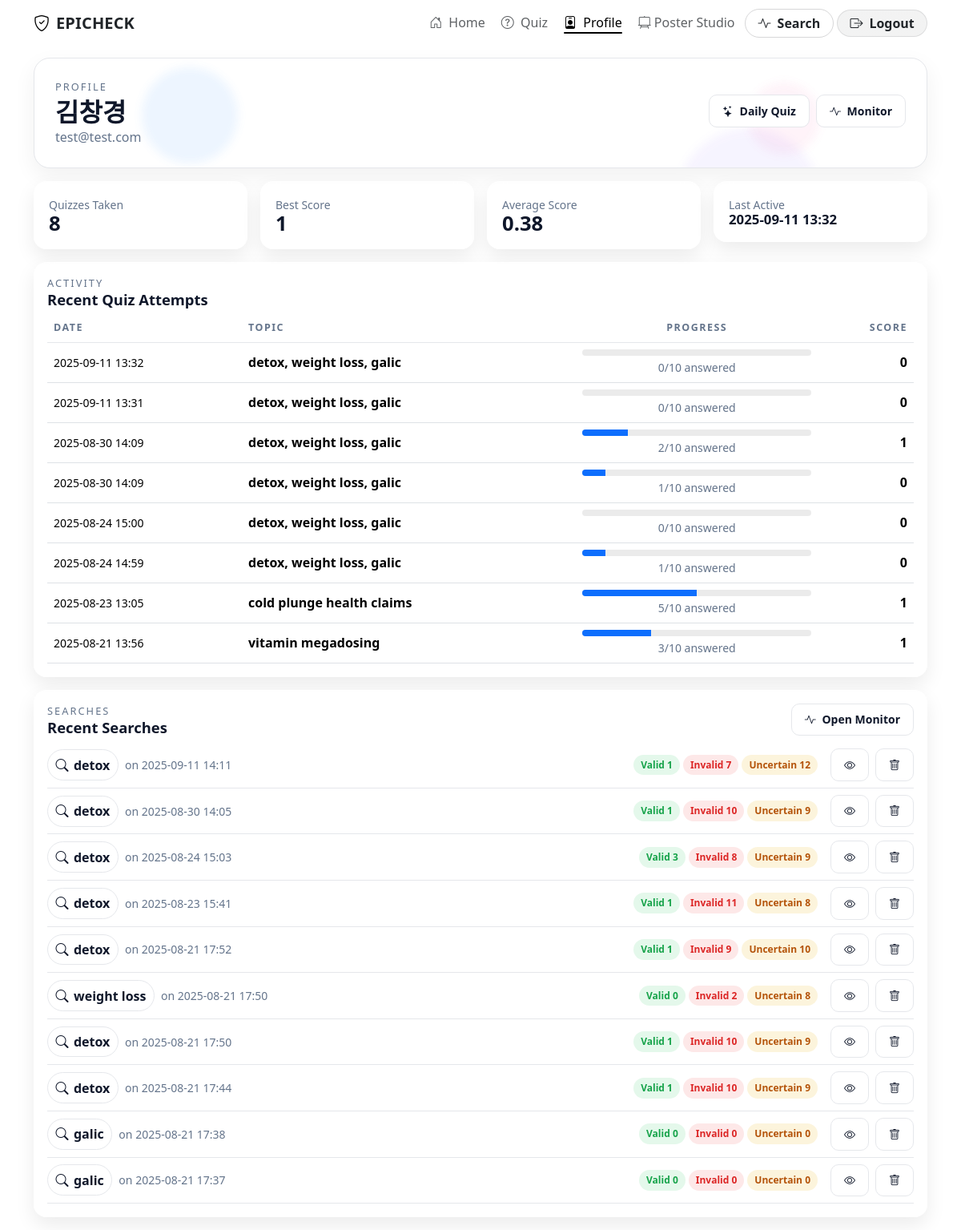
Screenshot of /profile (signed in) with the database file from the repository.
### tables this page shows
CREATE TABLE users (
            id            INTEGER PRIMARY KEY AUTOINCREMENT,
            name          TEXT,
            email         TEXT NOT NULL UNIQUE,
            password_hash TEXT NOT NULL,
            created_at    TEXT NOT NULL
        );

CREATE TABLE quiz_attempts (
            id         INTEGER PRIMARY KEY AUTOINCREMENT,
            quiz_id    INTEGER NOT NULL,
            user_id    INTEGER,                     -- null for anonymous
            anon_id    TEXT,                        -- per-session token for anonymous
            started_at TEXT NOT NULL,
            finished_at TEXT,
            score      INTEGER NOT NULL DEFAULT 0,
            FOREIGN KEY (quiz_id) REFERENCES quizzes(id) ON DELETE CASCADE,
            FOREIGN KEY (user_id) REFERENCES users(id) ON DELETE SET NULL
        );

CREATE TABLE quizzes (
            id         INTEGER PRIMARY KEY AUTOINCREMENT,
            topic      TEXT NOT NULL,
            is_daily   INTEGER NOT NULL DEFAULT 0,  -- 1 for daily quiz
            created_at TEXT NOT NULL
        );

CREATE TABLE searches (
            id          INTEGER PRIMARY KEY AUTOINCREMENT,
            keywords    TEXT NOT NULL,
            sources     TEXT NOT NULL,      -- comma-separated list (e.g., "youtube,reddit")
            created_at  TEXT NOT NULL       -- ISO 8601 UTC
        , user_id INTEGER);

### app.py (the view)
@app.route("/profile")
@login_required
def profile():
    db = get_db()
    user_id = g.user["id"]
    attempts = db.execute(
        """
        SELECT
          qa.id            AS attempt_id,
          qa.quiz_id,
          qa.score,
          qa.started_at,
          qa.finished_at,
          q.topic,
          q.is_daily,
          (SELECT COUNT(*) FROM quiz_items WHERE quiz_id = qa.quiz_id) AS total_items,
          (SELECT COUNT(*) FROM quiz_answers WHERE attempt_id = qa.id) AS answered
        FROM quiz_attempts qa
        JOIN quizzes q ON q.id = qa.quiz_id
        WHERE qa.user_id = ?
        ORDER BY qa.started_at DESC
        LIMIT 10
        """,
        (user_id,)
    ).fetchall()
    stats = db.execute(
        """
        SELECT
          COUNT(*)                 AS total_quizzes,
          COALESCE(AVG(score), 0)  AS avg_score,
          COALESCE(MAX(score), 0)  AS best_score,
          MAX(started_at)          AS last_active
        FROM quiz_attempts
        WHERE user_id = ?
        """,
        (user_id,)
    ).fetchone() or {"total_quizzes": 0, "avg_score": 0, "best_score": 0, "last_active": None}
    searches = db.execute(
        """
        SELECT s.id, s.keywords, s.sources, s.created_at,
               SUM(CASE WHEN p.verdict='valid' THEN 1 ELSE 0 END)     AS valid_count,
               SUM(CASE WHEN p.verdict='invalid' THEN 1 ELSE 0 END)   AS invalid_count,
               SUM(CASE WHEN p.verdict='uncertain' THEN 1 ELSE 0 END) AS uncertain_count
        FROM searches s
        LEFT JOIN posts p ON p.search_id = s.id
        WHERE s.user_id = ?
        GROUP BY s.id
        ORDER BY s.id DESC
        LIMIT 10
        """,
        (user_id,)
    ).fetchall()
    per_topic = db.execute(
        """
        SELECT qi.topic,
               COUNT(*)            AS answered,
               SUM(qa.correct)     AS correct
        FROM quiz_answers qa
        JOIN quiz_items   qi ON qi.id   = qa.item_id
        JOIN quiz_attempts qatt ON qatt.id = qa.attempt_id
        WHERE qatt.user_id = ?
        GROUP BY qi.topic
        ORDER BY answered DESC
        LIMIT 20
        """,
        (user_id,)
    ).fetchall()
    return render_template(
        "profile.html",
        is_guest=False,
        user=g.user,
        stats=dict(stats),
        attempts=[dict(r) for r in attempts],
        searches=[dict(r) for r in searches],
        per_topic=[dict(r) for r in per_topic],
    )

### app.py (called while the page is built)
def _parse_iso_any(value):
    if isinstance(value, datetime):
        dt = value
    else:
        s = str(value or "").strip()
        try:
            dt = datetime.fromisoformat(s.replace("Z", "+00:00"))
        except Exception:
            try:
                dt = datetime.strptime(s, "%Y-%m-%d %H:%M:%S")
            except Exception:
                return None
    if dt.tzinfo is None:
        dt = dt.replace(tzinfo=timezone.utc)
    else:
        dt = dt.astimezone(timezone.utc)
    return dt

@app.template_filter("dt")
def jinja_dt(value, fmt="%Y-%m-%d %H:%M"):
    dt = _parse_iso_any(value)
    if not dt:
        return "" if value in (None, "") else str(value)
    try:
        local = dt.astimezone(ZoneInfo(APP_TZ))
    except Exception:
        local = dt
    return local.strftime(fmt)

def get_db():
    if "db" not in g:
        g.db = sqlite3.connect(DB_PATH, detect_types=sqlite3.PARSE_DECLTYPES)
        g.db.row_factory = sqlite3.Row
    return g.db

@app.before_request
def load_current_user():
    uid = session.get("user_id")
    if uid:
        g.user = get_db().execute("SELECT * FROM users WHERE id = ?", (uid,)).fetchone()
    else:
        g.user = None

@app.context_processor
def inject_user():
    return {"current_user": g.user}

def login_required(fn):
    @wraps(fn)
    def wrapper(*args, **kwargs):
        if not g.user:
            return redirect(url_for("login", next=request.path))
        return fn(*args, **kwargs)
    return wrapper

### templates/profile.html (shortened to what this page needs)
{% extends "nav.html" %}
{% block content %}
<section class="container my-3">
  <div class="dash-hero">
    <div class="hero-bg-particles"><span></span><span></span></div>
    <div class="head">
      <div class="eyebrow">Profile</div>
      <div class="d-flex flex-wrap align-items-center justify-content-between">
        <h2 class="page-title mb-0">
          {{ 'Guest Dashboard' if is_guest else (user.name or 'Your Dashboard') }}
        </h2>
        <div class="d-flex align-items-center gap-2">
          <a class="btn btn-clean btn-sm" href="{{ url_for('quiz_daily') }}"><i class="bi bi-stars me-1"></i> Daily Quiz</a>
          <a class="btn btn-clean btn-sm" href="{{ url_for('monitor') }}"><i class="bi bi-activity me-1"></i> Monitor</a>
        </div>
      </div>
      <p class="kicker mb-0">
        {{ 'You are viewing a guest session (scores saved to this browser).' if is_guest else (user.email or '') }}
      </p>
    </div>
  </div>
</section>
<section class="container my-3">
  <div class="row g-3">
    <div class="col-12 col-md-3">
      <div class="glass stat-card">
        <div class="muted small">Quizzes Taken</div>
        <div class="stat-k">{{ stats.total_quizzes or 0 }}</div>
      </div>
    </div>
    <div class="col-12 col-md-3">
      <div class="glass stat-card">
        <div class="muted small">Best Score</div>
        <div class="stat-k">{{ (stats.best_score or 0) }}</div>
      </div>
    </div>
    <div class="col-12 col-md-3">
      <div class="glass stat-card">
        <div class="muted small">Average Score</div>
        <div class="stat-k">{{ (stats.avg_score or 0)|round(2) }}</div>
      </div>
    </div>
    <div class="col-12 col-md-3">
      <div class="glass stat-card">
        <div class="muted small">Last Active</div>
        <div class="stat-k" style="font-size:1.05rem;">
          {{ (stats.last_active|dt) if stats.last_active else '—' }}
        </div>
      </div>
    </div>
  </div>
</section>
<section class="container my-3">
  <div class="glass p-3">
    <div class="d-flex align-items-center justify-content-between">
      <div class="head mb-0">
        <div class="eyebrow">Activity</div>
        <h3 class="page-title" style="font-size:1.15rem; margin:0;">Recent Quiz Attempts</h3>
      </div>
    </div>
    <div class="table-responsive mt-2">
      <table class="table align-middle mb-0">
        <thead>
          <tr>
            <th>Date</th>
            <th>Topic</th>
            <th class="text-center">Progress</th>
            <th class="text-end">Score</th>
          </tr>
        </thead>
        <tbody>
          {% if attempts %}
            {% for a in attempts %}
            <tr>
              <td class="small">{{ a.started_at|dt }}</td>
              <td class="fw-semibold">{{ a.topic }}</td>
              <td class="text-center" style="min-width:160px;">
                {% set total = a.total_items or 0 %}
                {% set ans = a.answered or 0 %}
                {% set pct = (ans / total * 100) if total>0 else 0 %}
                <div class="progress">
                  <div class="progress-bar" role="progressbar" style="width: {{ pct|round(0) }}%"></div>
                </div>
                <div class="small muted mt-1">{{ ans }}/{{ total }} answered</div>
              </td>
              <td class="text-end fw-bold">{{ a.score }}</td>
            </tr>
            {% endfor %}
          {% else %}
            <tr><td colspan="5" class="text-center text-muted py-4">No attempts yet.</td></tr>
          {% endif %}
        </tbody>
      </table>
    </div>
  </div>
</section>
<section class="container my-3">
  <div class="glass p-3">
    <div class="d-flex align-items-center justify-content-between">
      <div class="head mb-0">
        <div class="eyebrow">Searches</div>
        <h3 class="page-title" style="font-size:1.15rem; margin:0;">Recent Searches</h3>
      </div>
      <a class="btn btn-clean btn-sm" href="{{ url_for('monitor') }}"><i class="bi bi-activity me-1"></i> Open Monitor</a>
    </div>
    <div class="mt-2">
      {% if searches %}
        {% for s in searches %}
         <div class="d-flex flex-wrap align-items-center justify-content-between py-2 border-bottom"
     style="border-color:var(--line) !important;"
     data-search-row="{{ s.id }}">
  <div class="d-flex align-items-center gap-2">
    <span class="kw-chip"><i class="bi bi-search"></i> {{ s.keywords }}</span>
    <span class="small muted">on {{ s.created_at|dt }}</span>
  </div>
  <div class="d-flex align-items-center gap-2">
    <div class="d-flex align-items-center gap-1 me-2">
      <span class="mini-pill p-valid">Valid {{ s.valid_count or 0 }}</span>
      <span class="mini-pill p-invalid">Invalid {{ s.invalid_count or 0 }}</span>
      <span class="mini-pill p-uncertain">Uncertain {{ s.uncertain_count or 0 }}</span>
    </div>
    <button type="button"
            class="btn btn-clean btn-sm"
            data-view-search="{{ s.id }}"
            title="View saved posts"
            aria-label="View saved posts">
      <i class="bi bi-eye"></i>
    </button>
    <button type="button"
            class="btn btn-clean btn-sm"
            data-delete-search="{{ s.id }}"
            title="Delete this search"
            aria-label="Delete this search">
      <i class="bi bi-trash"></i>
    </button>
  </div>
</div>
        {% endfor %}
      {% else %}
        <div class="text-center text-muted py-4">No searches yet.</div>
      {% endif %}
    </div>
  </div>
</section>
{% endblock %}

### templates/nav.html (shortened to what this page needs)
<!doctype html>
<html lang="en" data-bs-theme="light">
<head>
  <link href="https://cdn.jsdelivr.net/npm/bootstrap@5.3.3/dist/css/bootstrap.min.css" rel="stylesheet">
  <link href="https://cdn.jsdelivr.net/npm/bootstrap-icons@1.11.3/font/bootstrap-icons.css" rel="stylesheet">
  <link href="https://cdn.jsdelivr.net/npm/aos@2.3.4/dist/aos.css" rel="stylesheet">
</head>
<body>
  {% set ep = request.endpoint or '' %}
  <nav class="navbar navbar-expand-lg navbar-modern" id="siteNav">
    <div class="container">
      <a class="navbar-brand d-flex align-items-center gap-2" href="{{ url_for('index') }}">
        <i class="bi bi-shield-check"></i>
        <span class="brand-grad">EPICHECK</span>
      </a>
      <div class="collapse navbar-collapse justify-content-end" id="navMain">
        <ul class="navbar-nav ms-auto align-items-lg-center gap-lg-1">
          <li class="nav-item">
            <a class="nav-link {{ 'active' if ep == 'index' else '' }}" href="{{ url_for('index') }}">
              <i class="bi bi-house-door me-1"></i> Home
            </a>
          </li>
          <li class="nav-item">
            <a class="nav-link {{ 'active' if ep in ['quiz','quiz_daily'] else '' }}" href="{{ url_for('quiz_daily') }}">
              <i class="bi bi-question-circle me-1"></i> Quiz
            </a>
          </li>
          <li class="nav-item">
            <a class="nav-link {{ 'active' if ep == 'profile' else '' }}" href="{{ url_for('profile') }}">
              <i class="bi bi-person-badge me-1"></i> Profile
            </a>
          </li>
          <li class="nav-item">
            <a class="nav-link {{ 'active' if ep in [
                  'studio_home',
                  'studio_new',
                  'studio_view',
                  'studio_public'
                ] else '' }}"
               href="{{ url_for('studio_home') }}">
              <i class="bi bi-easel2"></i> Poster Studio
            </a>
          </li>
          <li class="nav-item">
            <a class="btn-monitor {{ 'is-active' if ep == 'monitor' else '' }}" href="{{ url_for('monitor') }}">
              <i class="bi bi-activity"></i><span class="d-none d-sm-inline">Search</span>
            </a>
          </li>
          {% if current_user %}
            <li class="nav-item">
              <a class="btn-logout" href="{{ url_for('logout') }}">
                <i class="bi bi-box-arrow-right"></i><span class="d-none d-sm-inline">Logout</span>
              </a>
            </li>
          {% else %}
            <li class="nav-item">
              <a class="btn-auth" href="{{ url_for('login') }}">
                <i class="bi bi-person-circle"></i><span class="d-none d-sm-inline">Login</span>
              </a>
            </li>
          {% endif %}
        </ul>
      </div>
    </div>
  </nav>
  <main>
    {% block content %}{% endblock %}
  </main>
</body>
</html>

### templates/nav.html (style rules this page uses)
:root { --nav-glass-bg: color-mix(in srgb, var(--bs-body-bg) 65%, transparent); --nav-border: color-mix(in srgb, var(--bs-body-color) 12%, transparent); --link-muted: color-mix(in srgb, var(--bs-body-color) 72%, transparent); }
.navbar-modern { position: fixed; top: 0; left: 0; right: 0; z-index: 1030; backdrop-filter: blur(12px); -webkit-backdrop-filter: blur(12px); background: var(--nav-glass-bg); border-bottom: 1px solid var(--nav-border); transition: background .25s ease, border-color .25s ease, box-shadow .25s ease; }
.navbar-modern.over-hero { background: transparent !important; border-bottom: none !important; box-shadow: none !important; }
.brand-grad { background: none !important; -webkit-text-fill-color: currentColor !important; color: var(--bs-body-color); font-weight: 800; letter-spacing: .15px; }
.navbar-modern .nav-link { position: relative; padding: .5rem .6rem; border-radius: .4rem; color: var(--link-muted); transition: color .18s ease; }
.navbar-modern .nav-link::after { content: ""; display: block; height: 2px; width: 0; background: currentColor; border-radius: 2px; transition: width .18s ease; }
.navbar-modern .nav-link:hover::after, .navbar-modern .nav-link.active::after { width: 100%; }
.btn-monitor { text-decoration: none; font-weight: 700; border-radius: 999px; padding: .55rem 1rem; line-height: 1; display: inline-flex; align-items: center; gap: .5rem; background: transparent; color: var(--bs-body-color); border: 1px solid color-mix(in srgb, var(--bs-body-color) 18%, transparent); box-shadow: none; transition: transform .12s ease, border-color .18s ease, background .18s ease; }
.btn-auth, .btn-logout { --ring: linear-gradient(0deg, color-mix(in srgb, var(--bs-body-color) 16%, transparent), color-mix(in srgb, var(--bs-body-color) 16%, transparent)); font-weight: 600; border-radius: 999px; padding: .5rem .95rem; line-height: 1; border: 1px solid transparent; background: linear-gradient(var(--nav-glass-bg), var(--nav-glass-bg)) padding-box, var(--ring) border-box; color: var(--bs-body-color); box-shadow: none; text-decoration: none; display: inline-flex; align-items: center; gap: .5rem; transition: transform .12s ease, opacity .2s ease, background .2s ease; }
main { padding-top: 56px; }

### rows the page displays
users: name "김창경", email "test@test.com"
quiz_attempts: started_at|dt "2025-09-11 13:32", topic "detox, weight loss, galic", score "0", total "10"
quiz_attempts: started_at|dt "2025-09-11 13:31", topic "detox, weight loss, galic", score "0", total "10"
quiz_attempts: started_at|dt "2025-08-30 14:09", topic "detox, weight loss, galic", {{ pct|round(0) }} 20.0 (drawn), ans "2", total "10", score "1"
quiz_attempts: started_at|dt "2025-08-30 14:09", topic "detox, weight loss, galic", {{ pct|round(0) }} 10.0 (drawn), user "1", total "10", score "0"
quiz_attempts: started_at|dt "2025-08-24 15:00", topic "detox, weight loss, galic", score "0", total "10"
quiz_attempts: started_at|dt "2025-08-24 14:59", topic "detox, weight loss, galic", {{ pct|round(0) }} 10.0 (drawn), user "1", total "10", score "0"
quiz_attempts: started_at|dt "2025-08-23 13:05", topic "cold plunge health claims", {{ pct|round(0) }} 50.0 (drawn), ans "5", total "10", score "1"
quiz_attempts: started_at|dt "2025-08-21 13:56", topic "vitamin megadosing", {{ pct|round(0) }} 30.0 (drawn), ans "3", total "10", score "1"
searches: keywords "detox", created_at|dt "2025-09-11 14:11", user "1", invalid_count "7", uncertain_count "12"
searches: keywords "detox", created_at|dt "2025-08-30 14:05", user "1", invalid_count "10", uncertain_count "9"
searches: keywords "detox", created_at|dt "2025-08-24 15:03", valid_count "3", invalid_count "8", uncertain_count "9"
searches: keywords "detox", created_at|dt "2025-08-23 15:41", user "1", invalid_count "11", uncertain_count "8"
searches: keywords "detox", created_at|dt "2025-08-21 17:52", user "1", invalid_count "9", uncertain_count "10"
searches: keywords "weight loss", created_at|dt "2025-08-21 17:50", valid_count "0", invalid_count "2", uncertain_count "8"
searches: keywords "detox", created_at|dt "2025-08-21 17:50", user "1", invalid_count "10", uncertain_count "9"
searches: keywords "detox", created_at|dt "2025-08-21 17:44", user "1", invalid_count "10", uncertain_count "9"
searches: keywords "galic", created_at|dt "2025-08-21 17:38", valid_count "0", invalid_count "0", uncertain_count "0"
searches: keywords "galic", created_at|dt "2025-08-21 17:37", valid_count "0", invalid_count "0", uncertain_count "0"

### other values shown
{{ stats.total_quizzes or 0 }} "8"
{{ (stats.best_score or 0) }} "1"
{{ (stats.avg_score or 0)|round(2) }} "0.38"
{{ (stats.last_active|dt) if stats.last_active else '—' }} "2025-09-11 13:32"
